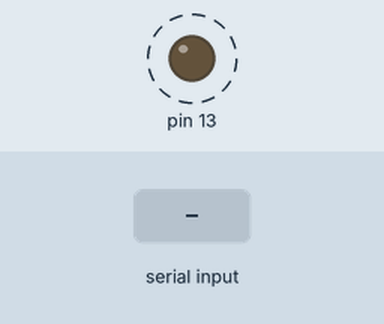
Recording of a sketch running on a simulated Arduino Uno, built with avr-gcc and run on an emulated ATmega328P. Shown: output pins drawn as LEDs (lit = HIGH). Dashed ring = blinking. The test bench sets the inputs (shaded band). What the sketch prints to the serial monitor is not drawn.

Above: at 1.2 s.
1.3 s: "1" received over the second serial link
Timing chart, 0 to 9.4 s (numbered marks = the images above; inputs shaded):
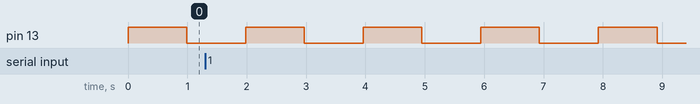

The sketch:

FreeRTOS_And_Serial.ino
```cpp
#include <Arduino_FreeRTOS.h>
#include <SoftwareSerial.h>
SoftwareSerial softSerial(2, 3);
void readData( void *pvParameters );
void Blink( void *pvParameters );
void vTask1( void *pvParameters );

void setup() {
  Serial.begin(57600);
  Serial.setTimeout(20);
  softSerial.begin(57600);
  softSerial.setTimeout(20);

  xTaskCreate(readData, (const portCHAR *)"readData", 360, NULL, 0, NULL );
  xTaskCreate(Blink, (const portCHAR *)"Blink", 84, NULL, 2 ,  NULL );
  //  xTaskCreate(vTask1, (const portCHAR *)"vTask1", 84, NULL, 3 ,  NULL );
}

void loop()
{

}

void Blink(void *pvParameters)  // This is a task.
{
  (void) pvParameters;
  pinMode(13, OUTPUT);
  for (;;) {
    digitalWrite(13, HIGH);
    vTaskDelay(1000 / portTICK_PERIOD_MS );
    digitalWrite(13, LOW);
    vTaskDelay(1000 / portTICK_PERIOD_MS );
    Serial.print("Blink: ");
    Serial.println(uxTaskGetStackHighWaterMark(NULL));
  }
}

void readData(void *pvParameters)  // This is a task.
{
  (void) pvParameters;
  for (;;) { // A Task shall never return or exit.
    byte buff[255];
    int len = 0;
    if (softSerial.available()) {
      len = softSerial.readBytes(buff, 255);
      Serial.println("----------------------------");
      for (int i = 0; i < len; i++) {
        Serial.print("buff[");
        Serial.print(i);
        Serial.print("] = 0x");
        Serial.println(buff[i], HEX);
      }
      Serial.println("----------------------------");
    }
    vTaskDelay(50 / portTICK_PERIOD_MS);
    Serial.print("readData: ");
    Serial.println(uxTaskGetStackHighWaterMark(NULL));
  }
}

void vTask1( void * pvParameters )
{
  (void) pvParameters;
  for ( ;; )
  {
    Serial.print("Blink: ");
    Serial.print(uxTaskGetStackHighWaterMark(Blink));
    Serial.print("\t");
    Serial.print("readData: ");
    Serial.print(uxTaskGetStackHighWaterMark(readData));
    Serial.print("\t");
    Serial.print("vTask1: ");
    Serial.println(uxTaskGetStackHighWaterMark(vTask1));
    vTaskDelay( 100 / portTICK_PERIOD_MS );
  }
}

void vTask_Test(String Name)
{
  UBaseType_t uxHighWaterMark;
  uxHighWaterMark = uxTaskGetStackHighWaterMark( NULL );
  Serial.print(Name);
  Serial.print(" : ");
  Serial.println(uxHighWaterMark);
}
```

Measured:
- by itself, pin 13: alternates HIGH for 0.99 s and LOW for 0.99 s
